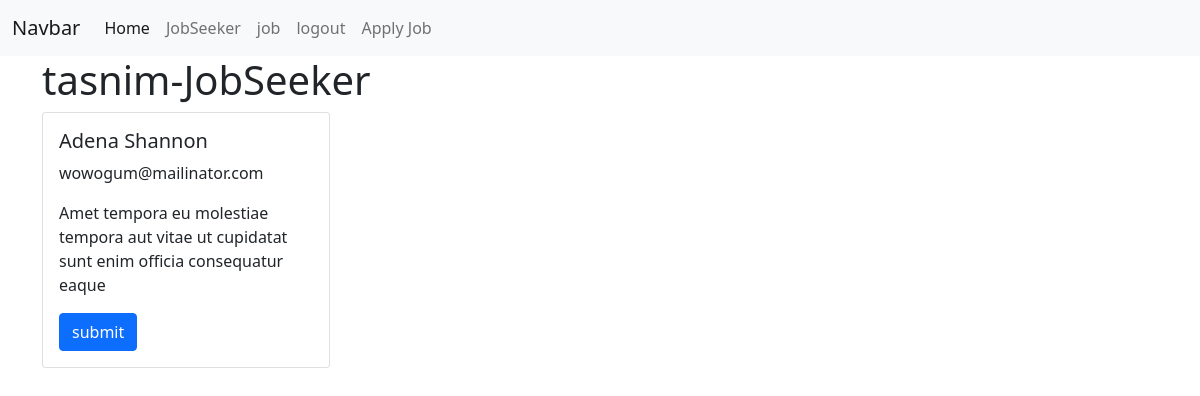
The app's page /home (signed in) with its own data.
### jobApp/models.py (models this page shows, shortened)
class UserModel(AbstractUser):
    USER_TYPE = [
        ('JobSeeker','JobSeeker'),
        ('Recruiters','Recruiters')
    ]
    user_types = models.CharField(choices=USER_TYPE,max_length=20, null=True)
    def __str__(self):
        return self.username

class JobSeekerProfile(models.Model):
    user = models.OneToOneField(UserModel,on_delete=models.CASCADE,null=True)
    name = models.CharField(max_length=100,null=True)
    email = models.EmailField(null=True)
    skill = models.CharField(max_length=100,null=True)

### jobApp/views.py (the view)
# urls.py: path('home',home,name='home'),
@login_required
def home(request):
     form = JobSeekerProfile.objects.all()
     context = {
          'form' : form,
          'btn':'submit'
     }
     return render(request,'pages/home.html',context)

### jobApp/templates/pages/home.html
{% extends 'auth/base.html' %}
{% block body %}
<h1>{{request.user}}-{{request.user.user_types}}</h1>
{% for i in form %}
<div class="card" style="width: 18rem;">
  <div class="card-body">
    <h5 class="card-title">{{i.name}}</h5>
    <p class="card-text">{{i.email}}</p>
    <p class="card-text">{{i.skill}}</p>
    <a href="#" class="btn btn-primary">{{btn}}</a>
  </div>
</div>
{% endfor %}
{% endblock body %}

### records on screen
UserModel: user "tasnim", user.user_types "JobSeeker"
JobSeekerProfile: name "Adena Shannon", email "wowogum@mailinator.com", skill "Amet tempora eu molestiae tempora aut vitae ut cupidatat sunt enim officia consequatur eaque", btn "submit"
